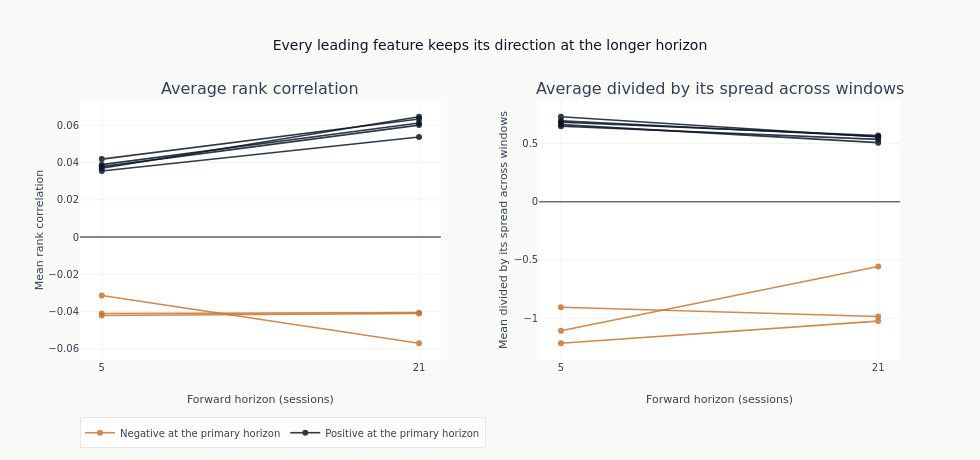

Source (notebook cell):
### Code cell
fig = make_subplots(
    rows=1,
    cols=2,
    subplot_titles=("Average rank correlation", "Average divided by its spread across windows"),
    horizontal_spacing=0.12,
)
shown_direction = set()
for feat in leaders:
    profile = horizon_ic.filter(pl.col("feature") == feat).sort("horizon")
    if not len(profile):
        continue
    at_primary = profile.filter(pl.col("horizon") == PRIMARY_HORIZON)
    if not len(at_primary):
        continue
    positive = float(at_primary["ic_mean"][0]) > 0
    group = "Positive at the primary horizon" if positive else "Negative at the primary horizon"
    line = dict(color=COLORS["blue"] if positive else COLORS["copper"], width=1.6)
    for column, column_index in (("ic_mean", 1), ("icir", 2)):
        fig.add_trace(
            go.Scatter(
                x=profile["horizon"].to_list(),
                y=profile[column].to_list(),
                mode="lines+markers",
                line=line,
                opacity=0.85,
                name=group,
                legendgroup=group,
                showlegend=column_index == 1 and group not in shown_direction,
                hovertext=feat,
            ),
            row=1,
            col=column_index,
        )
    shown_direction.add(group)
fig.add_hline(y=0, line=dict(color=GRAY_FILLS["border"], width=0.8))
fig.update_layout(
    template="ml4t",
    height=460,
    width=980,
    title_text="Every leading feature keeps its direction at the longer horizon",
    legend=dict(orientation="h", y=-0.22),
)
for column_index in (1, 2):
    fig.update_xaxes(
        title_text="Forward horizon (sessions)",
        tickmode="array",
        tickvals=sorted(LABEL_HORIZONS.values()),
        row=1,
        col=column_index,
    )
fig.update_yaxes(title_text="Mean rank correlation", row=1, col=1)
fig.update_yaxes(title_text="Mean divided by its spread across windows", row=1, col=2)
show_plotly_with_alt(
    fig,
    "Two side-by-side slope panels, each with one line per leading feature joining its value at "
    "the 5-session horizon to its value at the 21-session horizon. Lines are coloured by their "
    "sign at the primary horizon. In the left panel, measuring the mean rank correlation, the "
    "positive and negative groups stay cleanly on their own sides of zero at both horizons and "
    "no line crosses over. The right panel divides each mean by its spread across windows; the "
    "same separation holds there, and the negative group sits further from zero on that scale "
    "than the positive group does.",
)

### Figure 1 — Plotly figure (JSON) as saved in the notebook; plotly's stock layout.template omitted (floating-point values rounded to 4 significant figures)
{"data": [{"hovertext": "mom_accel_long", "legendgroup": "Negative at the primary horizon", "line": {"color": "#C87533", "width": 1.6}, "mode": "lines+markers", "name": "Negative at the primary horizon", "opacity": 0.85, "showlegend": true, "type": "scatter", "x": [5, 21], "xaxis": "x", "y": [-0.04206, -0.041], "yaxis": "y"}, {"hovertext": "mom_accel_long", "legendgroup": "Negative at the primary horizon", "line": {"color": "#C87533", "width": 1.6}, "mode": "lines+markers", "name": "Negative at the primary horizon", "opacity": 0.85, "showlegend": false, "type": "scatter", "x": [5, 21], "xaxis": "x2", "y": [-1.108, -0.556], "yaxis": "y2"}, {"hovertext": "vol_63d", "legendgroup": "Positive at the primary horizon", "line": {"color": "#0a1628", "width": 1.6}, "mode": "lines+markers", "name": "Positive at the primary horizon", "opacity": 0.85, "showlegend": true, "type": "scatter", "x": [5, 21], "xaxis": "x", "y": [0.04179, 0.06335], "yaxis": "y"}, {"hovertext": "vol_63d", "legendgroup": "Positive at the primary horizon", "line": {"color": "#0a1628", "width": 1.6}, "mode": "lines+markers", "name": "Positive at the primary horizon", "opacity": 0.85, "showlegend": false, "type": "scatter", "x": [5, 21], "xaxis": "x2", "y": [0.7303, 0.5566], "yaxis": "y2"}, {"hovertext": "carry_momentum_5d", "legendgroup": "Negative at the primary horizon", "line": {"color": "#C87533", "width": 1.6}, "mode": "lines+markers", "name": "Negative at the primary horizon", "opacity": 0.85, "showlegend": false, "type": "scatter", "x": [5, 21], "xaxis": "x", "y": [-0.04102, -0.04056], "yaxis": "y"}, {"hovertext": "carry_momentum_5d", "legendgroup": "Negative at the primary horizon", "line": {"color": "#C87533", "width": 1.6}, "mode": "lines+markers", "name": "Negative at the primary horizon", "opacity": 0.85, "showlegend": false, "type": "scatter", "x": [5, 21], "xaxis": "x2", "y": [-1.215, -1.025], "yaxis": "y2"}, {"hovertext": "vol_126d", "legendgroup": "Positive at the primary horizon", "line": {"color": "#0a1628", "width": 1.6}, "mode": "lines+markers", "name": "Positive at the primary horizon", "opacity": 0.85, "showlegend": false, "type": "scatter", "x": [5, 21], "xaxis": "x", "y": [0.03884, 0.06117], "yaxis": "y"}, {"hovertext": "vol_126d", "legendgroup": "Positive at the primary horizon", "line": {"color": "#0a1628", "width": 1.6}, "mode": "lines+markers", "name": "Positive at the primary horizon", "opacity": 0.85, "showlegend": false, "type": "scatter", "x": [5, 21], "xaxis": "x2", "y": [0.6832, 0.5687], "yaxis": "y2"}, {"hovertext": "vol_yz_21d", "legendgroup": "Positive at the primary horizon", "line": {"color": "#0a1628", "width": 1.6}, "mode": "lines+markers", "name": "Positive at the primary horizon", "opacity": 0.85, "showlegend": false, "type": "scatter", "x": [5, 21], "xaxis": "x", "y": [0.03778, 0.06004], "yaxis": "y"}, {"hovertext": "vol_yz_21d", "legendgroup": "Positive at the primary horizon", "line": {"color": "#0a1628", "width": 1.6}, "mode": "lines+markers", "name": "Positive at the primary horizon", "opacity": 0.85, "showlegend": false, "type": "scatter", "x": [5, 21], "xaxis": "x2", "y": [0.6625, 0.5077], "yaxis": "y2"}, {"hovertext": "vol_21d", "legendgroup": "Positive at the primary horizon", "line": {"color": "#0a1628", "width": 1.6}, "mode": "lines+markers", "name": "Positive at the primary horizon", "opacity": 0.85, "showlegend": false, "type": "scatter", "x": [5, 21], "xaxis": "x", "y": [0.03692, 0.06453], "yaxis": "y"}, {"hovertext": "vol_21d", "legendgroup": "Positive at the primary horizon", "line": {"color": "#0a1628", "width": 1.6}, "mode": "lines+markers", "name": "Positive at the primary horizon", "opacity": 0.85, "showlegend": false, "type": "scatter", "x": [5, 21], "xaxis": "x2", "y": [0.6492, 0.5357], "yaxis": "y2"}, {"hovertext": "dist_from_6m_low", "legendgroup": "Positive at the primary horizon", "line": {"color": "#0a1628", "width": 1.6}, "mode": "lines+markers", "name": "Positive at the primary horizon", "opacity": 0.85, "showlegend": false, "type": "scatter", "x": [5, 21], "xaxis": "x", "y": [0.03539, 0.05363], "yaxis": "y"}, {"hovertext": "dist_from_6m_low", "legendgroup": "Positive at the primary horizon", "line": {"color": "#0a1628", "width": 1.6}, "mode": "lines+markers", "name": "Positive at the primary horizon", "opacity": 0.85, "showlegend": false, "type": "scatter", "x": [5, 21], "xaxis": "x2", "y": [0.6949, 0.5603], "yaxis": "y2"}, {"hovertext": "fft_energy_63d", "legendgroup": "Negative at the primary horizon", "line": {"color": "#C87533", "width": 1.6}, "mode": "lines+markers", "name": "Negative at the primary horizon", "opacity": 0.85, "showlegend": false, "type": "scatter", "x": [5, 21], "xaxis": "x", "y": [-0.03141, -0.05698], "yaxis": "y"}, {"hovertext": "fft_energy_63d", "legendgroup": "Negative at the primary horizon", "line": {"color": "#C87533", "width": 1.6}, "mode": "lines+markers", "name": "Negative at the primary horizon", "opacity": 0.85, "showlegend": false, "type": "scatter", "x": [5, 21], "xaxis": "x2", "y": [-0.9059, -0.9854], "yaxis": "y2"}], "layout": {"annotations": [{"font": {"size": 16}, "showarrow": false, "text": "Average rank correlation", "x": 0.22, "xanchor": "center", "xref": "paper", "y": 1.0, "yanchor": "bottom", "yref": "paper"}, {"font": {"size": 16}, "showarrow": false, "text": "Average divided by its spread across windows", "x": 0.78, "xanchor": "center", "xref": "paper", "y": 1.0, "yanchor": "bottom", "yref": "paper"}], "height": 460, "legend": {"orientation": "h", "y": -0.22}, "shapes": [{"line": {"color": "#666666", "width": 0.8}, "type": "line", "x0": 0, "x1": 1, "xref": "x domain", "y0": 0, "y1": 0, "yref": "y"}, {"line": {"color": "#666666", "width": 0.8}, "type": "line", "x0": 0, "x1": 1, "xref": "x2 domain", "y0": 0, "y1": 0, "yref": "y2"}], "title": {"text": "Every leading feature keeps its direction at the longer horizon"}, "width": 980, "xaxis": {"anchor": "y", "domain": [0.0, 0.44], "tickmode": "array", "tickvals": [5, 21], "title": {"text": "Forward horizon (sessions)"}}, "xaxis2": {"anchor": "y2", "domain": [0.56, 1.0], "tickmode": "array", "tickvals": [5, 21], "title": {"text": "Forward horizon (sessions)"}}, "yaxis": {"anchor": "x", "domain": [0.0, 1.0], "title": {"text": "Mean rank correlation"}}, "yaxis2": {"anchor": "x2", "domain": [0.0, 1.0], "title": {"text": "Mean divided by its spread across windows"}}}}
